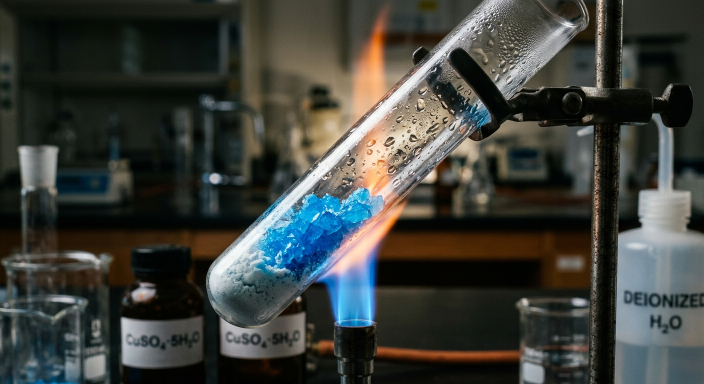
#> input picture apps/mobile_web_client/assets/copper_sulphate_crystals_real.jpg, 1408 x 768 px, found by its file name (shown at 1/2 size)
$ python generate_cinemagraph_steam.py
#> lines starting #> are read from the running program, lines starting #| are printed output that depends on the picture
import cv2
import numpy as np
import random
import os

input_path = r"C:\Sagar\Projects\CBSE\byAntiGravity\apps\mobile_web_client\assets\copper_sulphate_crystals_real.jpg"
output_path = r"C:\Sagar\Projects\CBSE\byAntiGravity\apps\mobile_web_client\assets\copper_sulphate_crystals_animated.mp4"

os.makedirs(os.path.dirname(output_path), exist_ok=True)

img = cv2.imread(input_path)
#> img is the input picture: shape (768, 1408, 3); mean B, G, R 59.7, 64.2, 61.8
if img is None:
    print(f"Failed to read image at {input_path}")
    exit(1)

height, width, _ = img.shape
#> height = 768; width = 1408
fourcc = cv2.VideoWriter_fourcc(*'mp4v')
out = cv2.VideoWriter(output_path, fourcc, 30.0, (width, height))

num_particles = 80
particles = []

center_x = width // 2
#> center_x = 704
center_y = int(height * 0.7)
#> center_y = 537

for i in range(num_particles):
    x = random.randint(center_x - 40, center_x + 40)
    particles.append({
        'base_x': x,
        'y_offset': random.uniform(0, 1),
        'speed': random.uniform(1.0, 1.5),
        'size': random.randint(20, 40),
        'wobble_freq': random.uniform(0.5, 1.5),
        'wobble_amp': random.uniform(10, 30)
    })

frames = 90
for f in range(frames):
    frame = img.copy()
    overlay = np.zeros_like(img, dtype=np.uint8)

    t = f / frames

    for p in particles:
        current_phase = (p['y_offset'] + t * p['speed']) % 1.0
        y_start = center_y
        y_end = height // 4

        y = y_start - current_phase * (y_start - y_end)
        x = p['base_x'] + np.sin(current_phase * p['wobble_freq'] * 10) * p['wobble_amp']
        current_size = p['size'] + int(current_phase * 30)

        alpha_multiplier = 1.0
        if current_phase < 0.2:
            alpha_multiplier = current_phase / 0.2
        elif current_phase > 0.8:
            alpha_multiplier = (1.0 - current_phase) / 0.2

        color = (255, 255, 255)
        alpha = int(80 * alpha_multiplier)

        # Draw on overlay
        cv2.circle(overlay, (int(x), int(y)), current_size, (alpha, alpha, alpha), -1)

    # Blur the entire overlay once per frame
    overlay = cv2.GaussianBlur(overlay, (51, 51), 0)

    frame = cv2.add(frame, overlay)

    # Add labels over the frame
    font = cv2.FONT_HERSHEY_SIMPLEX
    font_scale = 0.8
    thickness = 2

    labels = [
        ("Water droplets condensing", width//2 - 130, height // 4),
        ("CuSO4.5H2O Crystals", width//2 - 110, height - 200),
        ("Losing water of crystallisation", width//2 - 160, height - 160),
        ("Heat", width//2 - 30, height - 40)
    ]

    for text, lx, ly in labels:
        # Get text bounding box for background rectangle
        (text_width, text_height), baseline = cv2.getTextSize(text, font, font_scale, thickness)

        # Draw semi-transparent background
        rect_overlay = frame.copy()
        padding = 5
        cv2.rectangle(rect_overlay,
                     (lx - padding, ly - text_height - padding),
                     (lx + text_width + padding, ly + baseline + padding),
                     (0, 0, 0), -1)
        # Blend rectangle
        cv2.addWeighted(rect_overlay, 0.6, frame, 0.4, 0, frame)

        # Draw white text
        cv2.putText(frame, text, (lx, ly), font, font_scale, (255, 255, 255), thickness, cv2.LINE_AA)

    out.write(frame)
#> this loop made 90 passes
#> pass 1, `frame = cv2.add(frame, overlay)`:
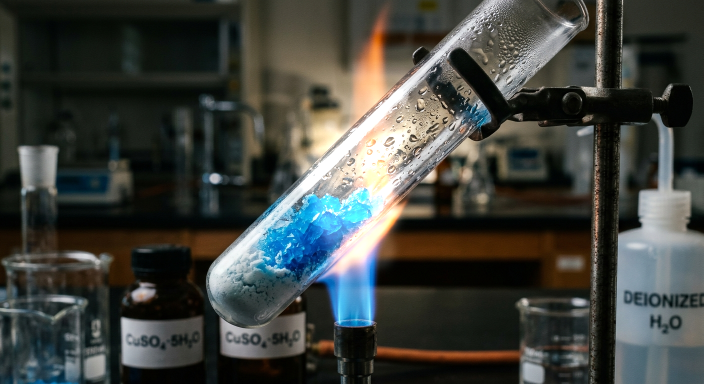
#> frame: shape (768, 1408, 3) (shown at 1/2 size); mean B, G, R 62.8, 67.4, 64.5
#> after the loop:
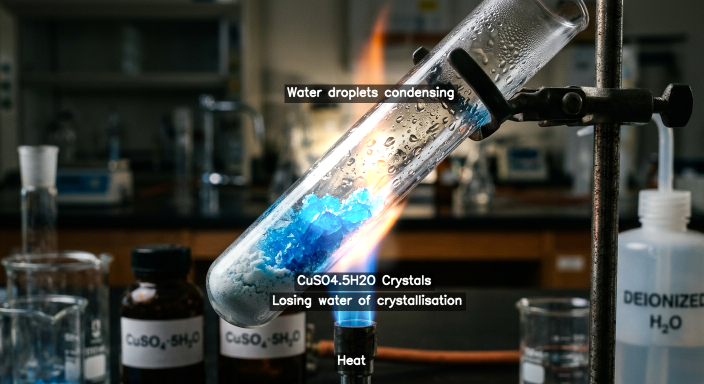
#> frame: shape (768, 1408, 3) (shown at 1/2 size); mean B, G, R 62.4, 67.1, 64.5
#> after the loop:
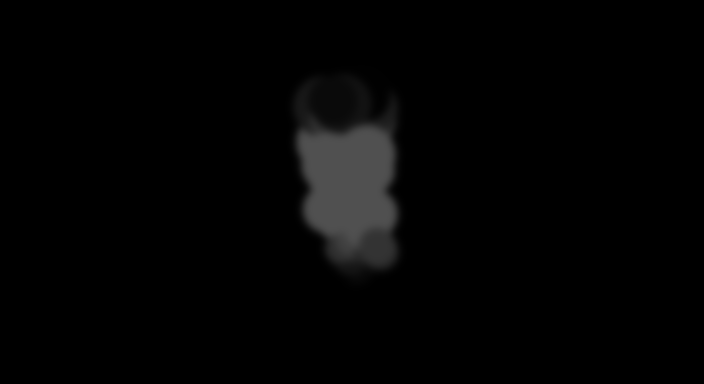
#> overlay: shape (768, 1408, 3) (shown at 1/2 size); min 0, max 80, mean 3.5

out.release()
print(f"Generated looping steam cinemagraph at {output_path}")
#> (the run stopped early here; a loop or call above may not have finished)

$ run again, with apps/mobile_web_client/assets/acid_base_conductivity_real.jpg copied over apps/mobile_web_client/assets/copper_sulphate_crystals_real.jpg
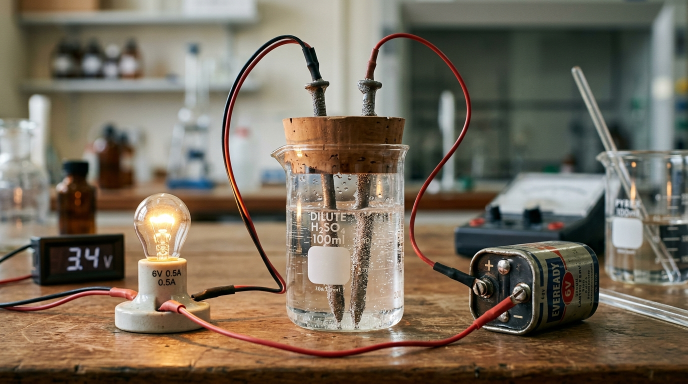
#> input picture apps/mobile_web_client/assets/acid_base_conductivity_real.jpg, 1376 x 768 px, found by its file name (shown at 1/2 size)
#> img is the input picture: shape (768, 1376, 3); mean B, G, R 92.1, 107.7, 118.9
#> the loop `for f in range(frames):` made 90 passes
#> pass 1, `frame = cv2.add(frame, overlay)`:
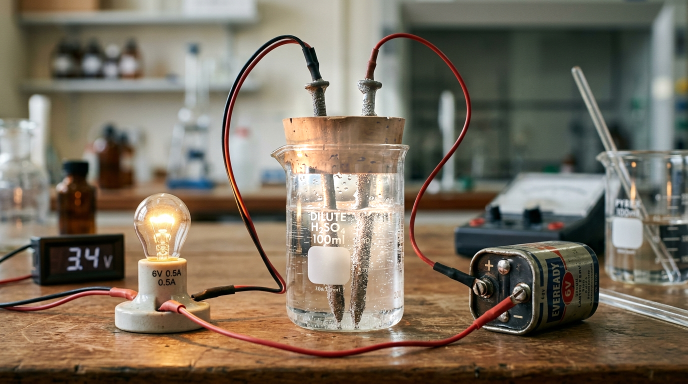
#> frame: shape (768, 1376, 3) (shown at 1/2 size); mean B, G, R 95.8, 111.4, 122.4
#> after the loop `for f in range(frames):`:
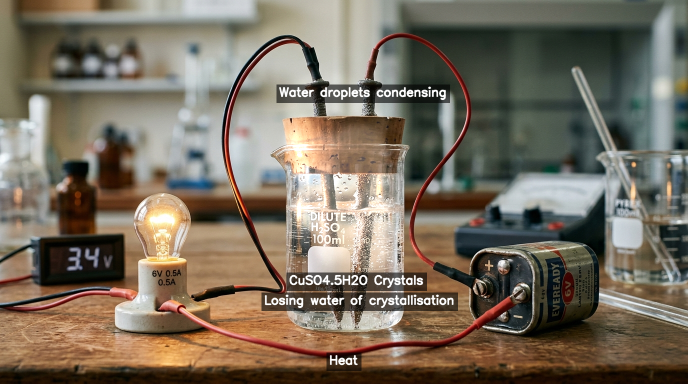
#> frame: shape (768, 1376, 3) (shown at 1/2 size); mean B, G, R 94.7, 109.8, 120.3
